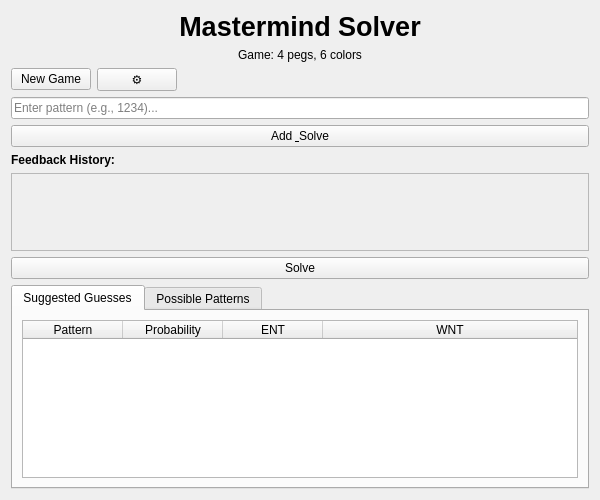
<?xml version="1.0" encoding="UTF-8"?>
<ui version="4.0">
 <class>MastermindWidget</class>
 <widget class="QWidget" name="MastermindWidget">
  <property name="geometry">
   <rect>
    <x>0</x>
    <y>0</y>
    <width>600</width>
    <height>500</height>
   </rect>
  </property>
  <property name="windowTitle">
   <string>Mastermind</string>
  </property>
  <layout class="QVBoxLayout" name="verticalLayout">
   <item>
    <widget class="QLabel" name="titleLabel">
     <property name="font">
      <font>
       <pointsize>20</pointsize>
       <weight>75</weight>
       <bold>true</bold>
      </font>
     </property>
     <property name="text">
      <string>Mastermind Solver</string>
     </property>
     <property name="alignment">
      <set>Qt::AlignCenter</set>
     </property>
    </widget>
   </item>
   <item>
    <widget class="QLabel" name="configInfoLabel">
     <property name="text">
      <string>Game: 4 pegs, 6 colors</string>
     </property>
     <property name="alignment">
      <set>Qt::AlignCenter</set>
     </property>
    </widget>
   </item>
   <item>
    <layout class="QHBoxLayout" name="topControlLayout">
     <item>
      <widget class="QPushButton" name="newGameBtn">
       <property name="text">
        <string>New Game</string>
       </property>
      </widget>
     </item>
     <item>
      <widget class="QPushButton" name="settingsBtn">
       <property name="text">
        <string>⚙</string>
       </property>
      </widget>
     </item>
     <item>
      <spacer name="topSpacer">
       <property name="orientation">
        <enum>Qt::Horizontal</enum>
       </property>
       <property name="sizeHint" stdset="0">
        <size>
         <width>40</width>
         <height>20</height>
        </size>
       </property>
      </spacer>
     </item>
    </layout>
   </item>
   <item>
    <widget class="QLineEdit" name="patternField">
     <property name="placeholderText">
      <string>Enter pattern (e.g., 1234)...</string>
     </property>
    </widget>
   </item>
   <item>
    <widget class="QPushButton" name="submitBtn">
     <property name="text">
      <string>Add &amp; Solve</string>
     </property>
    </widget>
   </item>
   <item>
    <widget class="QLabel" name="feedbackListLabel">
     <property name="font">
      <font>
       <weight>75</weight>
       <bold>true</bold>
      </font>
     </property>
     <property name="text">
      <string>Feedback History:</string>
     </property>
    </widget>
   </item>
   <item>
    <widget class="QScrollArea" name="feedbackListScrollArea">
     <property name="maximumHeight">
      <number>200</number>
     </property>
     <property name="widgetResizable">
      <bool>true</bool>
     </property>
    </widget>
   </item>
   <item>
    <widget class="QPushButton" name="solveBtn">
     <property name="text">
      <string>Solve</string>
     </property>
    </widget>
   </item>
   <item>
    <widget class="QTabWidget" name="resultsTabWidget">
     <property name="currentIndex">
      <number>0</number>
     </property>
     <widget class="QWidget" name="allTab">
      <attribute name="title">
       <string>Suggested Guesses</string>
      </attribute>
      <layout class="QVBoxLayout" name="allTabLayout">
       <item>
        <widget class="QTableWidget" name="allResultsTable">
         <property name="editTriggers">
          <set>QAbstractItemView::NoEditTriggers</set>
         </property>
         <property name="alternatingRowColors">
          <bool>false</bool>
         </property>
         <property name="selectionMode">
          <enum>QAbstractItemView::NoSelection</enum>
         </property>
         <property name="selectionBehavior">
          <enum>QAbstractItemView::SelectRows</enum>
         </property>
         <attribute name="horizontalHeaderStretchLastSection">
          <bool>true</bool>
         </attribute>
         <column>
          <property name="text">
           <string>Pattern</string>
          </property>
         </column>
         <column>
          <property name="text">
           <string>Probability</string>
          </property>
         </column>
         <column>
          <property name="text">
           <string>ENT</string>
          </property>
         </column>
         <column>
          <property name="text">
           <string>WNT</string>
          </property>
         </column>
        </widget>
       </item>
      </layout>
     </widget>
     <widget class="QWidget" name="possibleTab">
      <attribute name="title">
       <string>Possible Patterns</string>
      </attribute>
      <layout class="QVBoxLayout" name="possibleTabLayout">
       <item>
        <widget class="QTableWidget" name="possibleResultsTable">
         <property name="editTriggers">
          <set>QAbstractItemView::NoEditTriggers</set>
         </property>
         <property name="alternatingRowColors">
          <bool>false</bool>
         </property>
         <property name="selectionMode">
          <enum>QAbstractItemView::NoSelection</enum>
         </property>
         <property name="selectionBehavior">
          <enum>QAbstractItemView::SelectRows</enum>
         </property>
         <attribute name="horizontalHeaderStretchLastSection">
          <bool>true</bool>
         </attribute>
         <column>
          <property name="text">
           <string>Pattern</string>
          </property>
         </column>
         <column>
          <property name="text">
           <string>Probability</string>
          </property>
         </column>
         <column>
          <property name="text">
           <string>ENT</string>
          </property>
         </column>
         <column>
          <property name="text">
           <string>WNT</string>
          </property>
         </column>
        </widget>
       </item>
      </layout>
     </widget>
    </widget>
   </item>
  </layout>
 </widget>
 <resources/>
 <connections/>
</ui>
